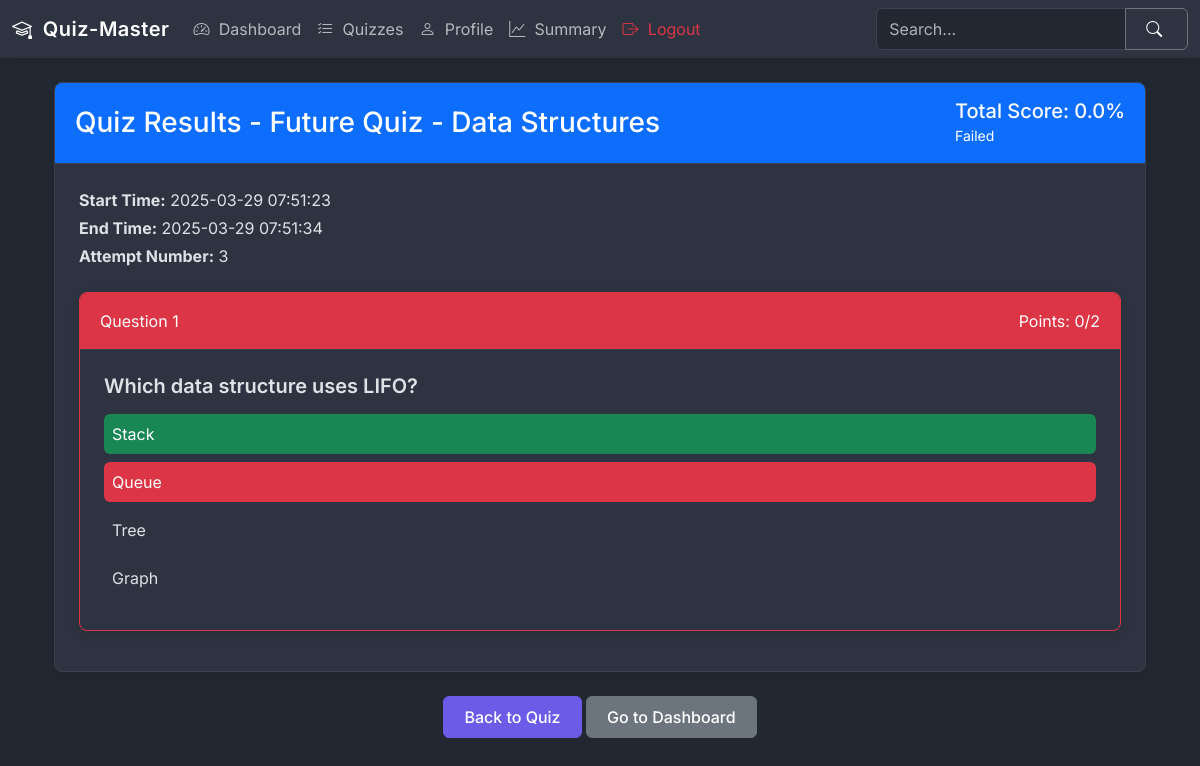
The page /quiz-review/15/20 (signed in) on the database its author committed.
### models.py (models this page shows)
class Quiz(db.Model):
    id = db.Column(db.Integer, primary_key=True)
    name = db.Column(db.String(100), nullable=False)
    description = db.Column(db.Text)
    start_date = db.Column(db.DateTime(timezone=True), nullable=False)  # Explicitly set timezone=True
    end_date = db.Column(db.DateTime(timezone=True))  # Explicitly set timezone=True
    time_duration = db.Column(db.Integer, nullable=False)  # in minutes
    passing_score = db.Column(db.Integer, nullable=False)
    max_attempts = db.Column(db.Integer, default=3)
    chapter_id = db.Column(db.Integer, db.ForeignKey('chapter.id'), nullable=False)
    is_active = db.Column(db.Boolean, default=False)
    created_at = db.Column(db.DateTime(timezone=True), default=datetime.now(timezone.utc))
    updated_at = db.Column(db.DateTime(timezone=True), onupdate=datetime.now(timezone.utc))
    questions = db.relationship('Question', backref='quiz', lazy=True)
    attempts = db.relationship('QuizAttempt', backref='quiz', lazy=True)
    scores = db.relationship('Score', backref='quiz', lazy=True)

class Score(db.Model):
    id = db.Column(db.Integer, primary_key=True)
    total_scored = db.Column(db.Integer, nullable=False)
    is_completed = db.Column(db.Boolean, default=False)
    passed = db.Column(db.Boolean)
    start_time = db.Column(db.DateTime(timezone=True), nullable=False, default=datetime.now(timezone.utc))
    end_time = db.Column(db.DateTime(timezone=True))
    attempt_number = db.Column(db.Integer, nullable=False, default=1)
    user_id = db.Column(db.Integer, db.ForeignKey('user.id'), nullable=False, index=True)
    quiz_id = db.Column(db.Integer, db.ForeignKey('quiz.id'), nullable=False, index=True)
    created_at = db.Column(db.DateTime(timezone=True), default=datetime.now(timezone.utc))

class UserResponse(db.Model):
    id = db.Column(db.Integer, primary_key=True)
    quiz_attempt_id = db.Column(db.Integer, db.ForeignKey('quiz_attempt.id'), nullable=False)
    question_id = db.Column(db.Integer, db.ForeignKey('question.id'), nullable=False)
    selected_option_id = db.Column(db.Integer, db.ForeignKey('option.id'), nullable=False)
    is_correct = db.Column(db.Boolean, nullable=False)
    created_at = db.Column(db.DateTime, default=datetime.now(timezone.utc))

class Question(db.Model):
    id = db.Column(db.Integer, primary_key=True)
    statement = db.Column(db.Text, nullable=False)
    points = db.Column(db.Integer, nullable=False, default=1)
    quiz_id = db.Column(db.Integer, db.ForeignKey('quiz.id'), nullable=False, index=True)
    created_at = db.Column(db.DateTime, default=datetime.now(timezone.utc))
    updated_at = db.Column(db.DateTime, default=datetime.now(timezone.utc), onupdate=datetime.now(timezone.utc))
    options = db.relationship('Option', backref='question', lazy=True)
    user_responses = db.relationship('UserResponse', backref='question', lazy=True)

class Option(db.Model):
    id = db.Column(db.Integer, primary_key=True)
    option_text = db.Column(db.Text, nullable=False)
    is_correct = db.Column(db.Boolean, default=False)
    question_id = db.Column(db.Integer, db.ForeignKey('question.id'), nullable=False, index=True)
    created_at = db.Column(db.DateTime, default=datetime.now(timezone.utc))
    user_responses = db.relationship('UserResponse', backref='selected_option', lazy=True)

### routes/user_routes.py (the view)
@app.route('/quiz-review/<int:quiz_id>/<int:score_id>')
@login_required
def quiz_review(quiz_id, score_id):
    user_id = session.get('user_id')
    quiz = Quiz.query.get_or_404(quiz_id)
    score = Score.query.get_or_404(score_id)
    if score.user_id != user_id:
        flash('You are not authorized to view these results.', 'error')
        return redirect(url_for('dashboard'))
    attempt = QuizAttempt.query.filter_by(
        user_id=user_id,
        quiz_id=quiz_id,
        attempt_number=score.attempt_number
    ).first_or_404()
    user_responses = UserResponse.query\
        .filter_by(quiz_attempt_id=attempt.id)\
        .join(Question)\
        .all()
    for response in user_responses:
        response.question.options = Option.query.filter_by(question_id=response.question_id).all()
    return render_template('user/user_quiz_review.html',
                         quiz=quiz,
                         score=score,
                         user_responses=user_responses)

### utils.py (called while the page is built)
def login_required(f):
    @wraps(f)
    def decorated_function(*args, **kwargs):
        if 'user_id' not in session:
            flash('Please login first!', 'danger')
            return redirect(url_for('login'))
        return f(*args, **kwargs)
    return decorated_function

### templates/user/user_quiz_review.html (shortened to what this page needs)
{% extends "base.html" %}
{% block content %}
<div class="container mt-4">
    <div class="card mb-4">
        <div class="card-header bg-primary text-white d-flex justify-content-between align-items-center">
            <h3 class="mb-0">Quiz Results - {{ quiz.name }}</h3>
            <div>
                <h5 class="mb-0">Total Score: {{ "%.1f"|format(score.total_scored) }}%</h5>
                <small class="text-white">{{ "Passed" if score.passed else "Failed" }}</small>
            </div>
        </div>
        <div class="card-body">
            <div class="row mb-3">
                <div class="col">
                    <p class="mb-1"><strong>Start Time:</strong> {{ score.start_time.strftime('%Y-%m-%d %H:%M:%S') }}</p>
                    <p class="mb-1"><strong>End Time:</strong> {{ score.end_time.strftime('%Y-%m-%d %H:%M:%S') }}</p>
                    <p class="mb-0"><strong>Attempt Number:</strong> {{ score.attempt_number }}</p>
                </div>
            </div>
            <div class="questions-review mt-4">
                {% for response in user_responses %}
                <div class="card mb-3 {% if response.is_correct %}border-success{% else %}border-danger{% endif %}">
                    <div class="card-header {% if response.is_correct %}bg-success{% else %}bg-danger{% endif %} text-white d-flex justify-content-between">
                        <span>Question {{ loop.index }}</span>
                        <span>Points: {% if response.is_correct %}{{ response.question.points }}{% else %}0{% endif %}/{{ response.question.points }}</span>
                    </div>
                    <div class="card-body">
                        <h5 class="card-title">{{ response.question.statement }}</h5>
                        <div class="options mt-3">
                            {% for option in response.question.options %}
                            <div class="option mb-2 p-2 rounded
                                {% if option.id == response.selected_option_id %}
                                    {% if response.is_correct %}
                                        bg-success text-white
                                    {% else %}
                                        bg-danger text-white
                                    {% endif %}
                                {% elif option.is_correct %}
                                    bg-success text-white
                                {% endif %}">
                                {{ option.option_text }}
                            </div>
                            {% endfor %}
                        </div>
                    </div>
                </div>
                {% endfor %}
            </div>
        </div>
    </div>
    <div class="text-center mb-4">
        <a href="{{ url_for('view_quiz', quiz_id=quiz.id) }}" class="btn btn-primary">Back to Quiz</a>
        <a href="{{ url_for('dashboard') }}" class="btn btn-secondary">Go to Dashboard</a>
    </div>
</div>
{% endblock %}

### static/css/style.css (style rules this page uses)
:root { --primary-color: #6b5ce7; --primary-light: rgba(107, 92, 231, 0.1); --secondary-color: #00d9bf; --secondary-light: rgba(0, 217, 191, 0.1); --danger-color: #ff6b6b; --danger-light: rgba(255, 107, 107, 0.1); --success-color: #2ecc71; --success-light: rgba(46, 204, 113, 0.1); --dark-bg: #222831; --card-bg: #2d3340; --card-header-bg: #353e50; --text-primary: #f8f9fa; --text-secondary: #b4b6bc; --text-muted: #999aa2; --border-color: #3a4151; }
body { font-family: 'Inter', 'Segoe UI', Roboto, Oxygen, Ubuntu, Cantarell, 'Open Sans', 'Helvetica Neue', sans-serif; background-color: var(--dark-bg); color: var(--text-primary); }
.card { background-color: var(--card-bg); border: 1px solid var(--border-color); box-shadow: 0 4px 12px rgba(0, 0, 0, 0.1); transition: transform 0.2s, box-shadow 0.2s; border-radius: 8px; overflow: hidden; }
.card-header { background-color: var(--card-header-bg); border-bottom: 1px solid var(--border-color); padding: 1rem 1.25rem; }
.card-body { padding: 1.5rem; }
.card-title { font-weight: 600; margin-bottom: 1rem; }
.btn { border-radius: 6px; font-weight: 500; padding: 0.5rem 1.25rem; transition: all 0.2s; }
.btn-primary { background-color: var(--primary-color); border-color: var(--primary-color); }

### rows shown on the page
Quiz: name "Future Quiz - Data Structures"
Score: total_scored "0.0", passed "Failed", start_time "2025-03-29 07:51:23", end_time "2025-03-29 07:51:34", attempt_number "3"
UserResponse: is_correct "0", question.points "2", question.statement "Which data structure uses LIFO?"
Option: option_text "Stack"
Option: option_text "Queue"
Option: option_text "Tree"
Option: option_text "Graph"
